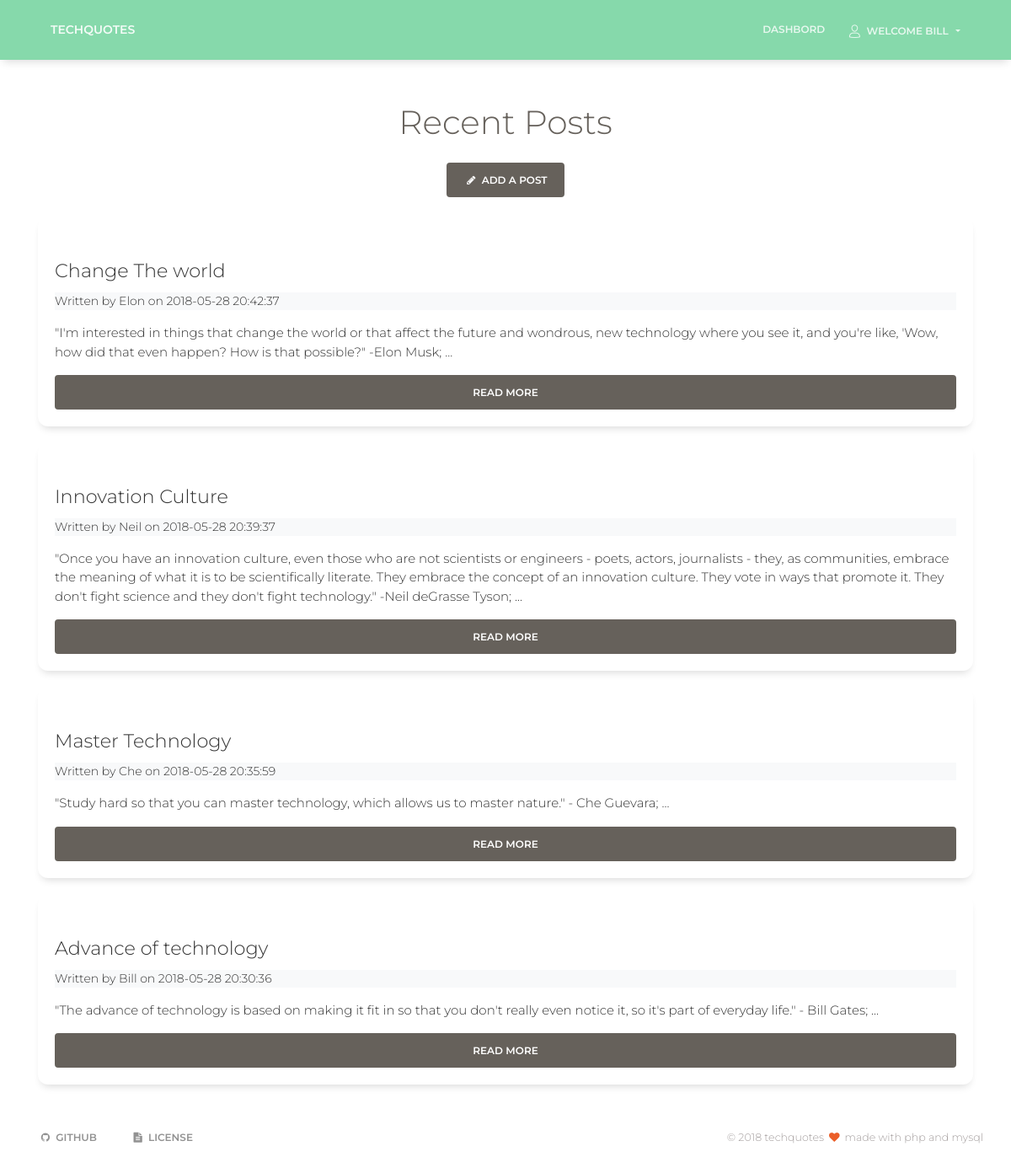
The app's page /posts (signed in) with its own data.
### tables this page shows
CREATE TABLE `posts` (
  `id` int(11) NOT NULL,
  `user_id` int(11) NOT NULL,
  `title` varchar(225) NOT NULL,
  `body` text NOT NULL,
  `created_at` datetime NOT NULL DEFAULT CURRENT_TIMESTAMP
);

CREATE TABLE `users` (
  `id` int(11) NOT NULL,
  `name` varchar(225) NOT NULL,
  `lastname` varchar(255) NOT NULL,
  `email` varchar(225) NOT NULL,
  `password` varchar(225) NOT NULL,
  `created_at` datetime NOT NULL DEFAULT CURRENT_TIMESTAMP
);

### app/controllers/Posts.php (called while the page is built, shortened)
<?php
  class Posts extends Controller{
    public function __construct(){
      $this->postModel = $this->model('Post');
    }
    public function index(){
      $posts = $this->postModel->getPosts();
      $data = [
        'posts' => $posts
      ];
      $this->view('posts/index', $data);
    }
  }

### app/libraries/Core.php (called while the page is built, shortened)
<?php
  class Core {
    protected $currentMethod = 'index';
    public function __construct(){
      $url = $this->getUrl();
      if(file_exists('../app/controllers/'.ucwords($url[0]).'.php')){
        unset($url[0]);
      }
      $this->currentController = new $this->currentController;
      $this->params = $url ? array_values($url) : [];
      call_user_func_array([$this->currentController, $this->currentMethod], $this->params);
    }
    public function getUrl(){
        if(isset($_GET['url'])){
          $url = rtrim($_GET['url'], '/');
          $url = filter_var($url, FILTER_SANITIZE_URL);
          $url = explode('/', $url);
          return $url;
        }
    }
  }

### public/index.php (called while the page is built, shortened)
<?php
  $init = new Core;

### app/libraries/Database.php (called while the page is built, shortened)
<?php
class Database {
  private $host = DB_HOST;
  private $user = DB_USER;
  private $pass = DB_PASS;
  private $dbname = DB_NAME;
  private $dbh;
  private $stmt;
  public function __construct() {
    $dsn = 'mysql:host=' . $this->host . ';dbname=' . $this->dbname;
    $options = array (
      PDO::ATTR_PERSISTENT => true,
      PDO::ATTR_ERRMODE => PDO::ERRMODE_EXCEPTION
    );
    try {
      $this->dbh = new PDO ($dsn, $this->user, $this->pass, $options);
    }
    catch ( PDOException $e ) {
      $this->error = $e->getMessage();
    }
  }
  public function query($query) {
    $this->stmt = $this->dbh->prepare($query);
  }
  public function execute(){
    return $this->stmt->execute();
  }
  public function resultset(){
    $this->execute();
    return $this->stmt->fetchAll(PDO::FETCH_OBJ);
  }
}

### app/models/Post.php (called while the page is built, shortened)
<?php
  class Post {
    private $db;
    public function __construct(){
      $this->db = new Database;
    }
    public function getPosts(){
      $this->db->query("SELECT *,
            posts.id as postId,
            users.id as userId
            FROM posts
            INNER JOIN users
            ON posts.user_id = users.id
            ORDER BY posts.created_at DESC;");
      $results = $this->db->resultset();
      return $results;
    }
  }

### app/views/posts/index.php (the view, shortened to what this page needs)
<?php require APPROOT . '/views/partials/header.php'; ?>
<br>
<div class="container">
    <div class="row">
      <div class="col">
        <h2 class="text-center mb-4">Recent Posts</h2>
        <div class="mb-4 text-center">
        <a class="btn btn-dark" href="<?php echo URLROOT; ?>/posts/add/"><i class="fa fa-pencil" aria-hidden="true"></i> Add A Post</a>
          </div>
  <?php foreach($data['posts'] as $post) : ?>
    <div class="card card-body">
      <h4 class="card-title"><?php echo $post->title; ?></h4>
      <div class="bg-light author">
        Written by <?php echo $post->name; ?> on <?php echo $post->created_at; ?>
      </div>
      <p class="card-text mt-3 mb-3"><?php echo substr ("$post->body;
",0, 999)  ?> ...</p>
      <a class="btn btn-dark" href="<?php echo URLROOT; ?>/posts/show/<?php echo $post->postId; ?>">Read More</a>
    </div>
  <?php endforeach; ?>
</div>
</div>
</div>
<?php require APPROOT . '/views/partials/footer.php'; ?>

### app/libraries/Controller.php (shortened to what this page needs)
<?php
  class Controller {
    public function view($url, $data = []){
      if(file_exists('../app/views/'.$url.'.php')){
        require_once '../app/views/'.$url.'.php';
      } else {
        die('View does not exist');
      }
    }
  }

### app/views/partials/header.php (shortened to what this page needs)
<!DOCTYPE html>
<html lang="en">
<head>
  	<link href="<?php echo URLROOT; ?>/css/bootstrap.min.css" rel="stylesheet" />
  	<link href="<?php echo URLROOT; ?>/css/paper-kit.css" rel="stylesheet"/>
  	<link href="http://maxcdn.bootstrapcdn.com/font-awesome/latest/css/font-awesome.min.css" rel="stylesheet">
  	<link href="<?php echo URLROOT; ?>/css/nucleo-icons.css" rel="stylesheet">
</head>
<body>
  <?php require APPROOT . '/views/partials/navbar.php'; ?>

### app/views/partials/navbar.php (shortened to what this page needs)
<nav class="navbar navbar-expand-md bg-success"><div class="container">
  <a class="navbar-brand" href="<?php echo URLROOT; ?>"><?php echo SITENAME; ?></a>
   <div class="collapse navbar-collapse" id="navbar-primary">
      <ul class="navbar-nav ml-auto">
        <?php if(isset($_SESSION['user_id'])) : ?>
          <li class="nav-item">
            <a class="nav-link" href="<?php echo URLROOT; ?>/users/posts">Dashbord</a>
            </li>
        <div class="nav-item dropdown">
          <a class="nav-link dropdown-toggle" data-toggle="dropdown" id="dropdownMenuButton" href="#" role="button" aria-haspopup="true" aria-expanded="false"><i class="nc-icon nc-single-02" aria-hidden="true"></i> Welcome <?php echo $_SESSION['user_name']; ?>
          </a>
                  </div>
                <?php endif; ?>
                  </ul>
                </div>
              </div>
        </nav>

### app/views/partials/footer.php (shortened to what this page needs)
<footer class="footer">
        <div class="container">
            <div class="row">
                <nav class="footer-nav">
                    <ul>
                        <li><a href="https://github.com/t-gilbert/tech-quotes" target="_blank">
                          <i class="fa fa-github"></i>
                          Github</a>
                        </li>
                        <li><a href="https://github.com/t-gilbert/tech-quotes/blob/master/LICENSE" target="_blank">
                          <i class="fa fa-file-text"></i>
                          License
                        </a></li>
                    </ul>
                </nav>
                <div class="credits ml-auto">
                    <span class="copyright">
                        © 2018 techquotes <i class="fa fa-heart heart"></i> made with php and mysql
                    </span>
                </div>
            </div>
        </div>
    </footer>
</body>
</html>

### records on screen
posts: title "Change The world", user.name "Elon", user.created_at "2018-05-28 20:42:37", body "\"I'm interested in things that change the world or that affect the future and wondrous, new technology where you see it, and you're like, 'Wow, how did that even happen? How is that possible?\" -Elon Musk;"
posts: title "Innovation Culture", user.name "Neil", user.created_at "2018-05-28 20:39:37", body "\"Once you have an innovation culture, even those who are not scientists or engineers - poets, actors, journalists - they, as communities, embrace the meaning of what it is to be scientifically literate. They embrace the concept of an innovation culture. They vote in ways that promote it. They don't fight science and they don't fight technology.\" -Neil deGrasse Tyson;"
posts: title "Master Technology", user.name "Che", user.created_at "2018-05-28 20:35:59", body "\"Study hard so that you can master technology, which allows us to master nature.\" - Che Guevara;"
posts: title "Advance of technology", user.name "Bill", user.created_at "2018-05-28 20:30:36", body "\"The advance of technology is based on making it fit in so that you don't really even notice it, so it's part of everyday life.\" - Bill Gates;"

### other values on screen
SITENAME "TECHQUOTES"
$_SESSION['user_name'] "BILL"
